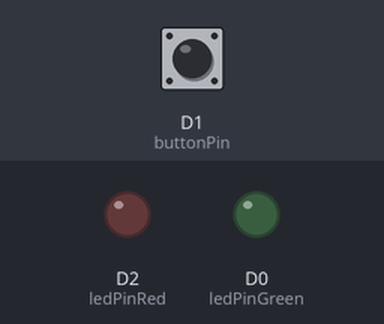
Recording of a sketch running on a simulated ESP8266 (NodeMCU). Parts: output pins drawn as LEDs (lit = HIGH). Inputs (shaded band) come from the test bench; at power-on: D1 (buttonPin) LOW.

Above: at 0.1 s.
At 2.7 s:
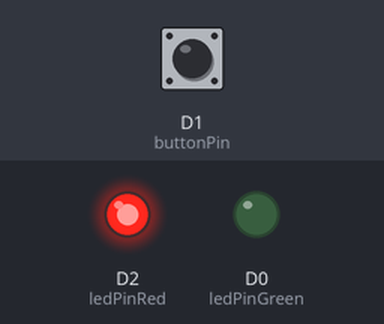
2.8 s: D1 (buttonPin) pulled HIGH for 2.45 s
At 5.2 s:
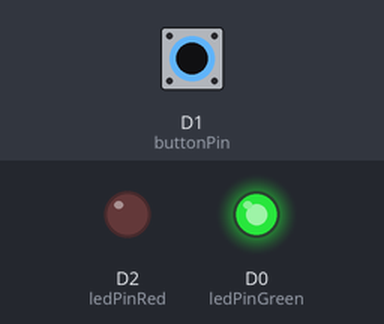
Timing chart, 0 to 8.0 s (numbered marks = the images above; inputs shaded):
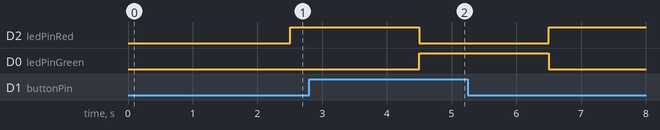

The sketch:

FanCayenne.ino
```cpp
// This example shows how to connect to Cayenne using an ESP8266 and send/receive sample data.
// Make sure you install the ESP8266 Board Package via the Arduino IDE Board Manager and select the correct ESP8266 board before compiling.

//#define CAYENNE_DEBUG
#define CAYENNE_PRINT Serial
#include <CayenneMQTTESP8266.h>

// WiFi network info.
char ssid[] = "MiFibra-16CD";
char wifiPassword[] = "gxvK63Xb";
//char ssid[] = "iPhone INGCAG";
//char wifiPassword[] = "m68bzrr2we5dz";


// Cayenne authentication info. This should be obtained from the Cayenne Dashboard.
char username[] = "8fdf28e0-4a77-11e7-afce-8d5fd2a310a7";
char password[] = "59a6896aa117db561f9f2990378f2f6c038e3149";
char clientID[] = "165d2c10-6fec-11e8-9561-9382c8ec42bc";

unsigned long lastMillis = 0;

/*
 * D0 con L1 (led rojo)
 * D1 con P1
 * D2 con L3 (led verde)
 *
*/

const int buttonPin = D1; // the number of the pushbutton pin
const int ledPinGreen = D0; // the number of the LED pin (Green)
const int ledPinRed =  D2; // the number of the LED pin (Red)

int buttonState = 0; // variable for reading the pushbutton status
int readState = 0;

void setup() {
  // declare the ledPin as an OUTPUT:
  pinMode(ledPinGreen, OUTPUT);
  pinMode(ledPinRed, OUTPUT);
  // initialize the pushbutton pin as an input:
  pinMode(buttonPin, INPUT);

  Serial.begin(115200);

  Cayenne.begin(username, password, clientID, ssid, wifiPassword);
}

void loop() {

  Cayenne.loop();

  // read the state of the pushbutton value:
  buttonState = digitalRead(buttonPin);
  //readState = Cayenne.digitalRead(4);

  if(buttonState == HIGH || readState == HIGH){
    digitalWrite(ledPinGreen,HIGH);
    digitalWrite(ledPinRed,LOW);
    delay(1000);                      // Wait for a second
  } else {
    digitalWrite(ledPinGreen,LOW);
    digitalWrite(ledPinRed,HIGH);
    delay(1000);                      // Wait for a second
  }

  //Publish data every 0,5 seconds (500 milliseconds). Change this value to publish at a different interval.
  if (millis() - lastMillis > 500) {
    lastMillis = millis();
    //Write data to Cayenne here. This example just sends the current uptime in milliseconds.
//    Cayenne.virtualWrite(0, lastMillis);
//    Cayenne.virtualWrite(1, ledPinGreen);//put in chanel 1 LED value
//    Cayenne.virtualWrite(2, ledPinRed);//put in chanel 2 LED value
    Cayenne.virtualWrite(3, buttonState);//put in chanel 3 Button value
//    delay(500);
  }

}

//Default function for processing actuator commands from the Cayenne Dashboard.
//You can also use functions for specific channels, e.g CAYENNE_IN(1) for channel 1 commands.
CAYENNE_IN_DEFAULT()
{
CAYENNE_LOG("CAYENNE_IN_DEFAULT(%u) - %s, %s", request.channel, getValue.getId(), getValue.asString());
  //Process message here. If there is an error set an error message using getValue.setError(), e.g getValue.setError("Error message");
}

/*
CAYENNE_IN(10)
{
  CAYENNE_LOG("CAYENNE_IN(%u) - %s, %s", request.channel, getValue.getId(), getValue.asString());
  //Process message here. If there is an error set an error message using getValue.setError(), e.g getValue.setError("Error message");

  int i = getValue.asInt();
  if (i==1) {
    CAYENNE_LOG("FAN DOWN");
    digitalWrite(ledPinGreen,LOW); //Control GPIO 04(GreenLed)
  }else{
    CAYENNE_LOG("FAN UP");
    digitalWrite(ledPinGreen,HIGH); //Control GPIO 04(GreenLed)
  }
}

CAYENNE_IN(11){
  CAYENNE_LOG("CAYENNE_IN(%u) - %s, %s", request.channel, getValue.getId(), getValue.asString());
  //Process message here. If there is an error set an error message using getValue.setError(), e.g getValue.setError("Error message");

  int i = getValue.asInt();
  if(i==1){
    CAYENNE_LOG("FAN ACTIVE");
    digitalWrite(ledPinRed,LOW); //Control GPIO 05(YellowLed)
  }else{
    CAYENNE_LOG("FAN WAIT");
    digitalWrite(ledPinRed,HIGH); //Control GPIO 05(YellowLed)
  }
}
/*
CAYENNE_IN(6){
  CAYENNE_LOG("CAYENNE_IN(%u) - %s, %s", request.channel, getValue.getId(), getValue.asString());
}
*/
```

Measured:
- after the input at 2.8 s, D2 (ledPinRed): HIGH → LOW after 1.7 s, → HIGH 2.0 s later; D0 (ledPinGreen): LOW → HIGH after 1.7 s, → LOW 2.0 s later
